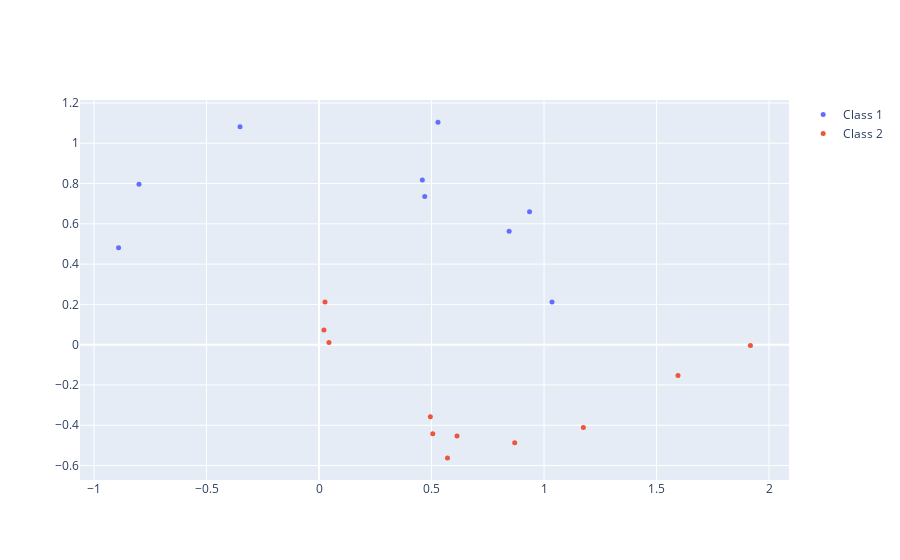

The notebook cell saved with this chart:
### Code cell
from sklearn.datasets import make_moons
from sklearn.model_selection import train_test_split
from sklearn.tree import DecisionTreeClassifier
%matplotlib inline
import matplotlib.pyplot as plt
from matplotlib.patches import Patch
from matplotlib.lines import Line2D
import plotly.graph_objects as go
import numpy as np
from sklearn.metrics import accuracy_score
from SamBA.samba import NeighborHoodClassifier
from SamBA.distances import EuclidianDist
from SamBA.relevances import *

def plot_2d(X, y, margins=None):
    fig = go.Figure()
    labels = np.unique(y)
    for label in labels:
        data = X[np.where(y==label)[0], :]
        fig.add_trace(go.Scatter(x=data[:, 0], 
                                 y=data[:, 1],
                                  name="Class {}".format(label+1), 
                                  mode="markers", 
                                  marker=dict(
                            size=5,)))
    return fig

rs = np.random.RandomState(7)

X, y = make_moons(n_samples=1000, shuffle=True, noise=0.1, random_state=rs)
X_train, X_test, y_train, y_test = train_test_split(X, y, train_size=0.02, shuffle=True, random_state=rs)

classifier = NeighborHoodClassifier(base_estimator=DecisionTreeClassifier(max_depth=1,
                                                       splitter='best'),
                 n_estimators=15,
                 estimator_params=tuple(),
                 keep_selected_features=True, 
                 relevance=ExpRelevance(),
                 distance=EuclidianDist(),
                 b=2,
                 forced_diversity=False
                 )

classifier.fit(X_train, y_train, save_data=True)
preds_train = classifier.predict(X_train)
preds_test = classifier.predict(X_test)
print("SamBA test acc: {}".format(accuracy_score(y_test, preds_test)))
fig = plot_2d(X_train, y_train)
fig.show()
from sklearn.ensemble import AdaBoostClassifier
ada = AdaBoostClassifier(base_estimator=DecisionTreeClassifier(max_depth=1,
                                                       splitter='best'),
                 n_estimators=20,)

ada.fit(X_train, y_train)
preds = ada.predict(X_test)
print("Adaboost test acc: ",accuracy_score(y_test, preds))

### Figure 1 — Plotly figure (JSON) as saved in the notebook; plotly's stock layout.template omitted (floating-point values rounded to 4 significant figures)
{"data": [{"marker": {"size": 5}, "mode": "markers", "name": "Class 1", "type": "scatter", "x": [0.5286, 1.035, -0.3511, -0.8002, -0.891, 0.4591, 0.4697, 0.8449, 0.9356], "y": [1.105, 0.2115, 1.082, 0.7965, 0.4813, 0.8177, 0.7358, 0.5632, 0.6602]}, {"marker": {"size": 5}, "mode": "markers", "name": "Class 2", "type": "scatter", "x": [0.5708, 1.595, 0.02173, 0.04401, 0.4947, 1.175, 0.8696, 0.02663, 0.5056, 0.6132, 1.917], "y": [-0.562, -0.1528, 0.07271, 0.01114, -0.3574, -0.4112, -0.4873, 0.2123, -0.4425, -0.4532, -0.004572]}], "layout": {}}
